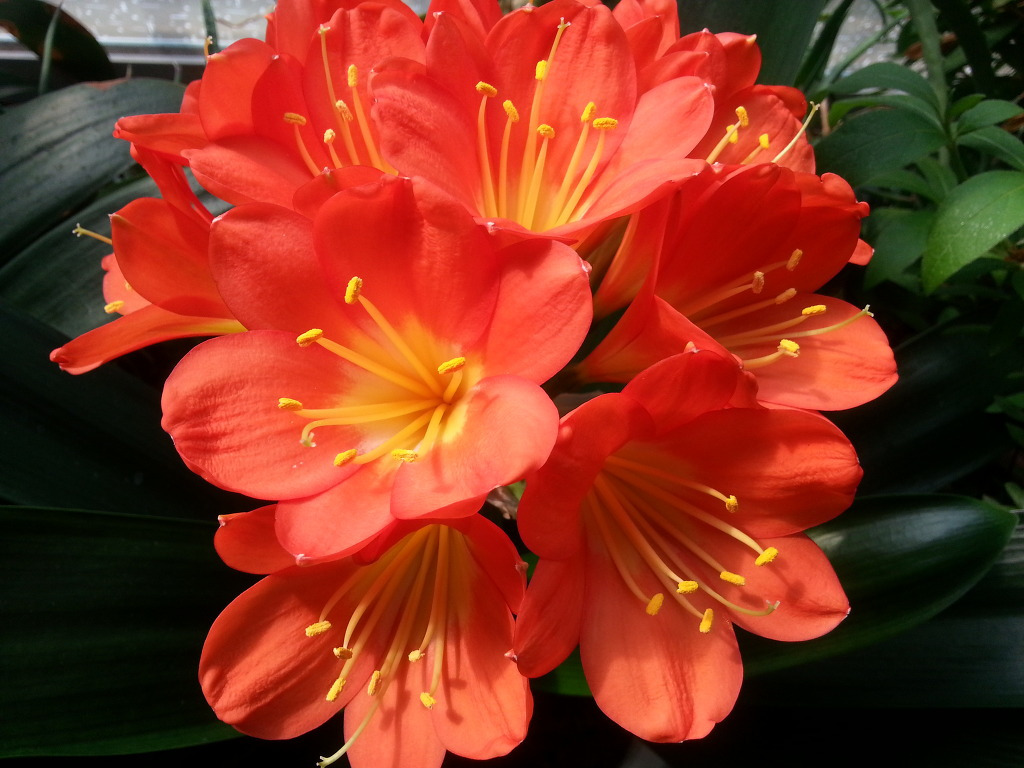
#> input picture practice/img1.jpg, 1024 x 768 px, given in place of the camera
$ python OpencvTest.py
#> lines starting #> are read from the running program, lines starting #| are printed output that depends on the picture; after the words box and inside, x2 and y2 are one past the last pixel; in counts of white or black regions, pixels touching at a corner belong together
import numpy as np
import cv2

def tracking():
    try:
        print('카메라를 구동합니다.')
        cap=cv2.VideoCapture(0) #for computer
        #cap = cv2.VideoCapture(-1)  # for pi
    except:
        print('카메라 구동 실패')
        return

    while True:
        ret,frame=cap.read()
#> frame is the input picture: shape (768, 1024, 3); mean B, G, R 32.3, 52.2, 135.2

        hsv=cv2.cvtColor(frame,cv2.COLOR_BGR2HSV)
#> hsv: shape (768, 1024, 3); mean H, S, V 23.5, 189.6, 139

        lower_blue=np.array([110,100,100])
        upper_blue=np.array([130,255,255])

        lower_green = np.array([50, 100, 100])
        upper_green = np.array([70, 255, 255])

        lower_red = np.array([-10, 100, 100])
        upper_red = np.array([10, 255, 255])

        mask_blue = cv2.inRange(hsv,lower_blue,upper_blue)
#> mask_blue: shape (768, 1024); every value is 0
        mask_green = cv2.inRange(hsv, lower_green, upper_green)
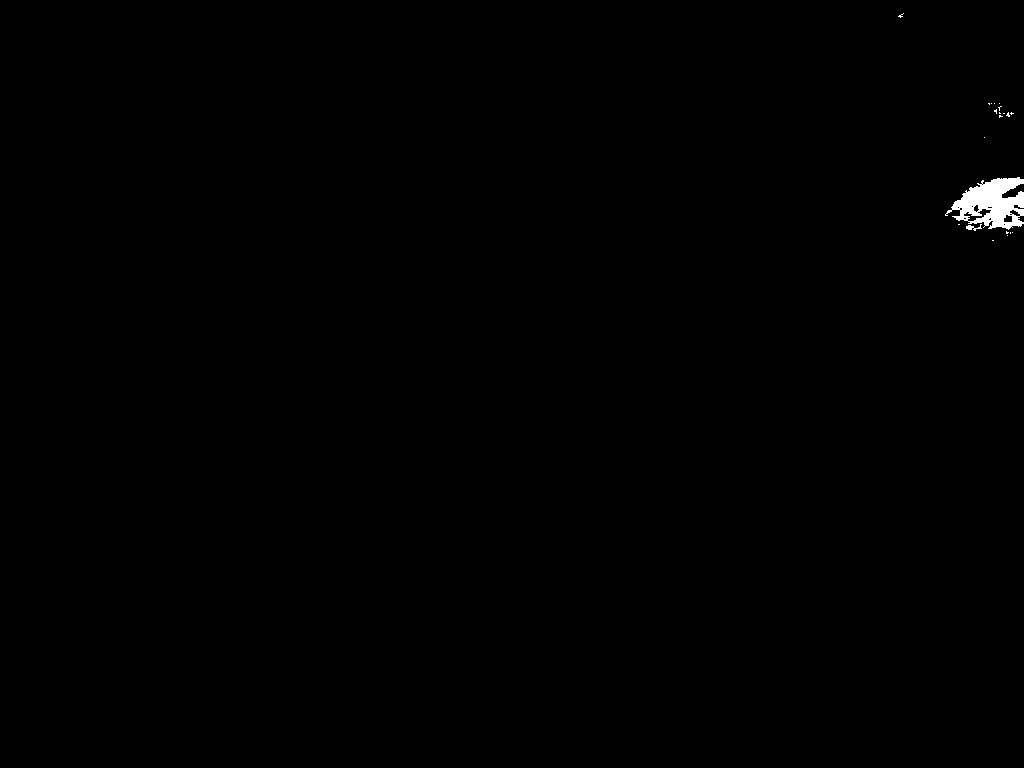
#> mask_green: shape (768, 1024); 0.32% white; 21 white regions (19 under 20 px), largest, box (x1, y1, x2, y2) and area: (945, 177, 1024, 230) 2393, (966, 224, 982, 231) 49
        mask_red = cv2.inRange(hsv, lower_red, upper_red)
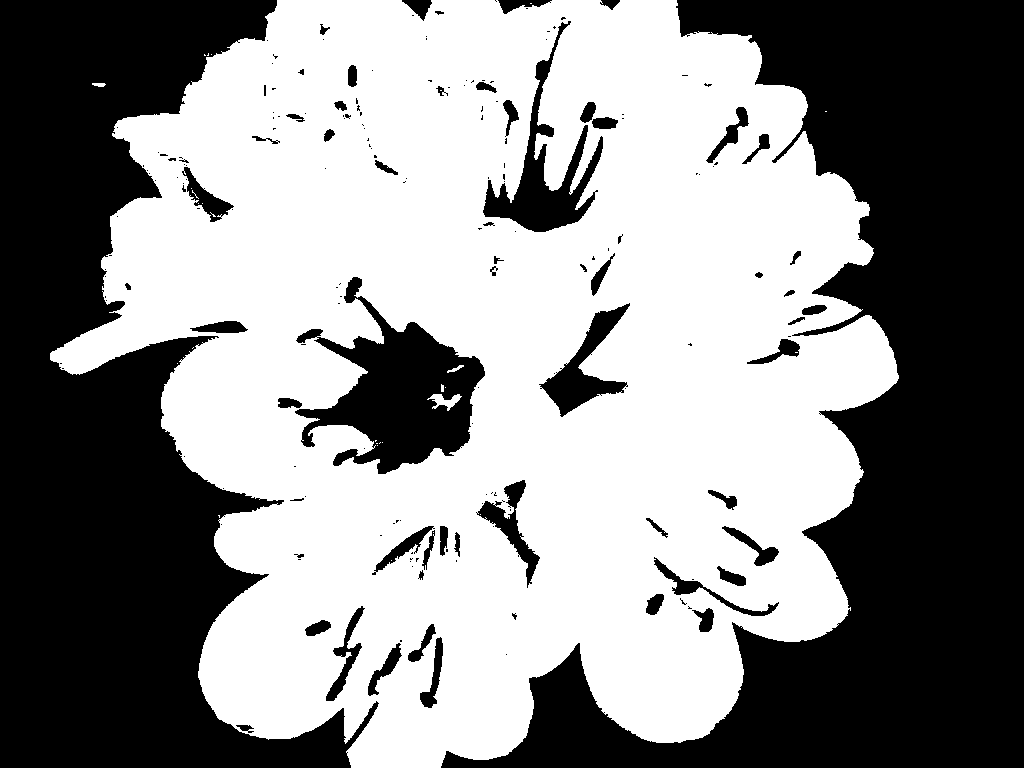
#> mask_red: shape (768, 1024); 54.4% white; 192 black regions (130 under 20 px), largest, box (x1, y1, x2, y2) and area: (441, 0, 1024, 768) 174455, (0, 0, 379, 768) 143699, (295, 277, 485, 474) 16253

        res1 = cv2.bitwise_and(frame,frame,mask=mask_blue)
#> res1: shape (768, 1024, 3); every value is 0
        res2 = cv2.bitwise_and(frame, frame, mask=mask_green)
        res3 = cv2.bitwise_and(frame, frame, mask=mask_red)
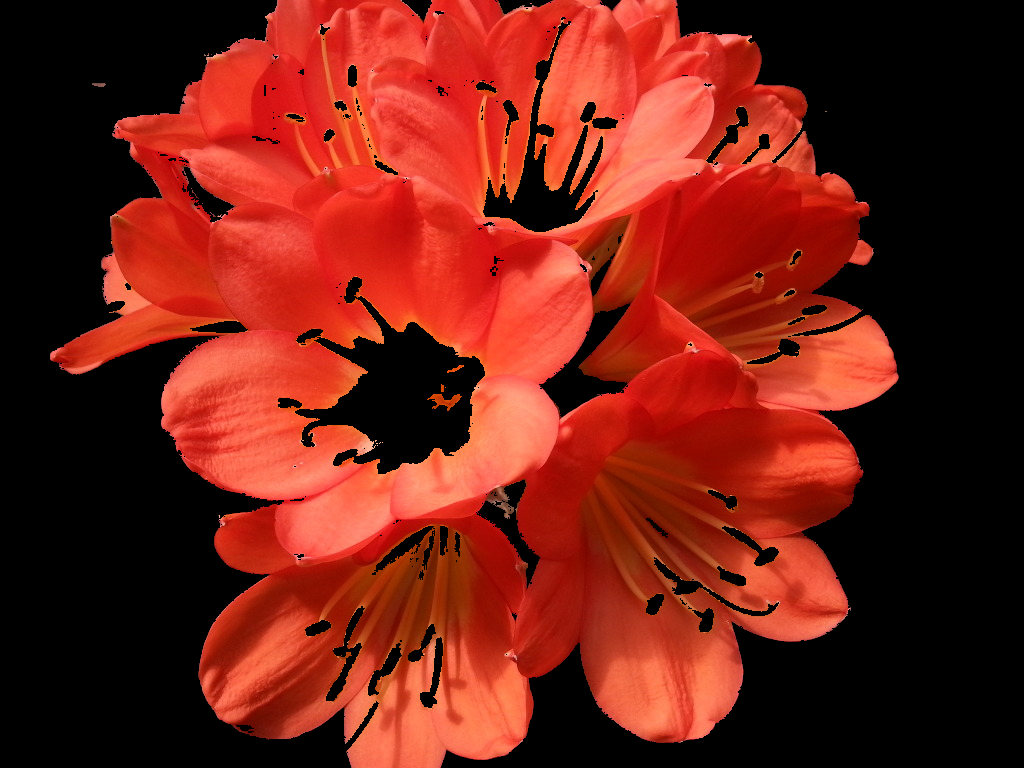
#> res3: shape (768, 1024, 3); mean B, G, R 20.8, 31.9, 113.5

        cv2.imshow('origin',frame)
        cv2.imshow('BLUE',res1)
        cv2.imshow('GREEN', res2)
        cv2.imshow('RED', res3)

        k=cv2.waitKey(1)&0xFF
#> (key Esc is pressed here)
        if k==27:
            break
#> (the run stopped early here; a loop or call above may not have finished)
